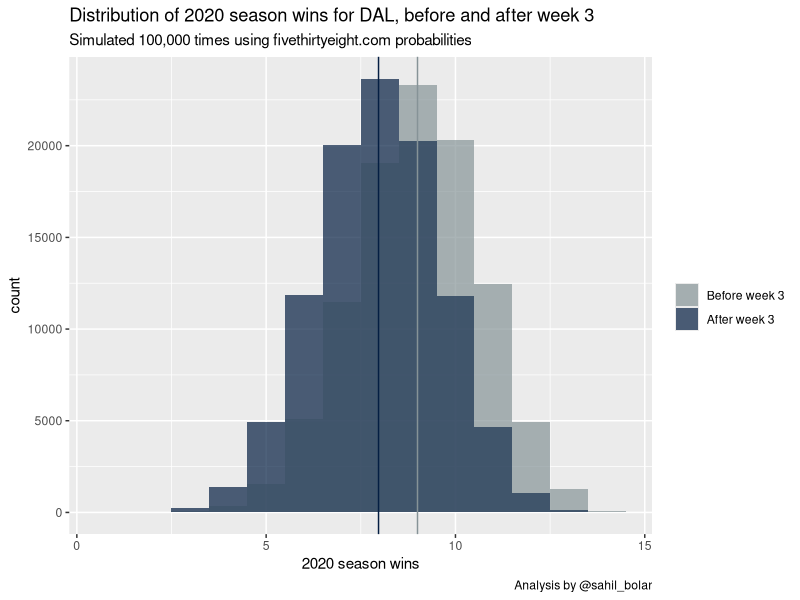

Source code (R):
# game win probabilities, as given by 538 following week n
# games that have already been played are given a 0 (loss) or 1 (win)
DAL_cutoffs_3 <- c(0, 1, 0, .62, .79, .63, .7, .57, .45, .6, .78, .33, .69, .47, .67, .7)
DAL_cutoffs_4 <- c(0, 1, 0, 0, .78, .62, .67, .49, .45, .53, .76, .29, .63, .46, .6, .69)

# reset vectors
DAL_games_won_3 <- numeric(0)
DAL_games_won_4 <- numeric(0)


# simulate 100,000 outcomes with week 3 probabilities
for (i in 1:100000){
  probs <- runif(16)
  count = 0
  for (j in 1:16){
    prob = probs[j]
    cutoff = DAL_cutoffs_3[j]
    if (prob < cutoff){
      count = count + 1
    } else{
    }
  }
  DAL_games_won_3 <- c(DAL_games_won_3, count)
}

# simulate 100,000 outcomes with week 4 probabilities
for (i in 1:100000){
  probs <- runif(16)
  count = 0
  for (j in 1:16){
    prob = probs[j]
    cutoff = DAL_cutoffs_4[j]
    if (prob < cutoff){
      count = count + 1
    } else{
    }
  }
  DAL_games_won_4 <- c(DAL_games_won_4, count)
}

# plot overlaid histograms of frequency distributions
library(ggplot2)
df_3 <- data.frame(xx = c(DAL_games_won_3), yy = rep(c('3'), each = 100000))
df_4 <- data.frame(xx = c(DAL_games_won_4), yy = rep(c('4'), each = 100000))
df <- data.frame(xx = c(DAL_games_won_3, DAL_games_won_4), group = rep(c('3', '4'), each = 100000))
ggplot(df, aes(x=xx)) +
  geom_histogram(data=subset(df, group = '3'), aes(fill=group), alpha=0.4, binwidth=1, position='identity') +
  geom_histogram(data=subset(df, group = '4'), aes(fill=group), alpha=0.5, binwidth=1, position='identity') +
  scale_fill_manual(name='', values=c('#869397', '#041E42'), labels = c('Before week 3', 'After week 3')) +
  labs(title ='Distribution of 2020 season wins for DAL, before and after week 3', 
       subtitle = 'Simulated 100,000 times using fivethirtyeight.com probabilities',
       caption = 'Analysis by @sahil_bolar') + 
  xlab('2020 season wins') +
  geom_vline(xintercept = mean(DAL_games_won_3), color = '#869397') +
  geom_vline(xintercept = mean(DAL_games_won_4), color = '#041E42')


